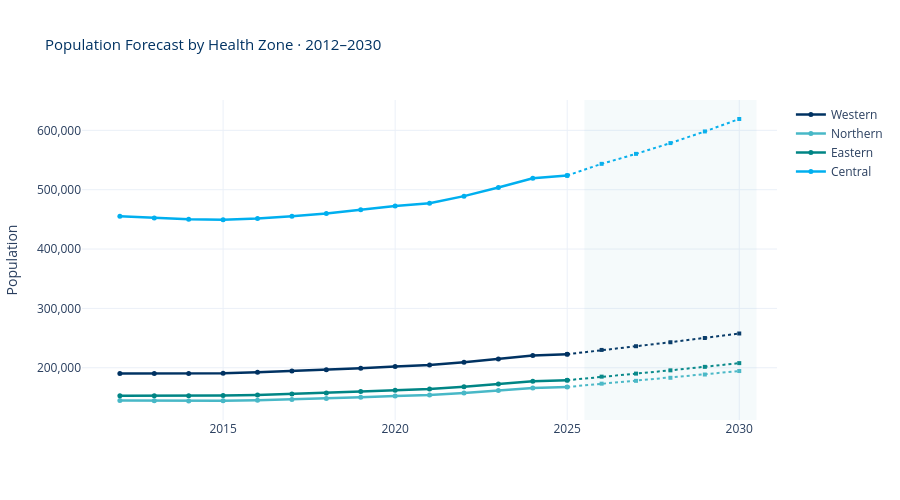

Here is the notebook cell this chart was saved with:
### Markdown cell above
<div style="border-left: 4px solid #0058A4; padding: 10px 15px; margin: 10px 0; background-color: rgba(0,88,164,0.05); border-radius: 4px;">

**📈 Zone Population Forecast — The Big Picture by Region**

This interactive line chart shows all 4 zones together:
- **Solid lines with dots** = observed (2012–2025)
- **Dotted lines with squares** = projected (2026–2030)
- **Shaded region** = forecast zone

**Hover** over any point to see the exact population for that zone and year.

**What to look for:**
- Is **Central** pulling away from the other three zones? (Growing faster)
- Are **rural zones** growing at all, or flatlining?
- The **gap** between Central and the others tells you about urbanisation pressure

</div>

### Code cell
# ══════════════════════════════════════════════════════════════════════════════
# INTERACTIVE ZONE FORECAST — Plotly
# ══════════════════════════════════════════════════════════════════════════════

fig = go.Figure()
for zone in zones:
    zt = zone_totals_proj.loc[zone].sort_index()
    obs = zt[zt.index <= 2025]
    fcast = zt[zt.index >= 2025]
    
    fig.add_trace(go.Scatter(x=obs.index, y=obs.values, mode='lines+markers',
        name=zone, line=dict(color=ZONE_COLORS[zone], width=2.5),
        marker=dict(size=5), hovertemplate=f'{zone}<br>%{{x}}: %{{y:,}}<extra></extra>'))
    fig.add_trace(go.Scatter(x=fcast.index, y=fcast.values, mode='lines+markers',
        name=f'{zone} (proj)', line=dict(color=ZONE_COLORS[zone], width=2, dash='dot'),
        marker=dict(size=4, symbol='square'), showlegend=False,
        hovertemplate=f'{zone} proj<br>%{{x}}: %{{y:,}}<extra></extra>'))

fig.add_vrect(x0=2025.5, x1=2030.5, fillcolor=NS['slate_blue'], opacity=0.08, line_width=0)

fig.update_layout(
    title=dict(text='Population Forecast by Health Zone · 2012–2030',
               font=dict(size=15, color=NS['deep_blue'])),
    yaxis_title='Population', yaxis_tickformat=',',
    template='plotly_white', height=500, hovermode='x unified',
)
fig.show()

### Figure 1 — Plotly figure (JSON) as saved in the notebook; plotly's stock layout.template omitted (floating-point values rounded to 4 significant figures)
{"data": [{"hovertemplate": "Western<br>%{x}: %{y:,}<extra></extra>", "line": {"color": "#003262", "width": 2.5}, "marker": {"size": 5}, "mode": "lines+markers", "name": "Western", "type": "scatter", "x": [2012, 2013, 2014, 2015, 2016, 2017, 2018, 2019, 2020, 2021, 2022, 2023, 2024, 2025], "y": [190389, 190274, 190412, 190796, 192234, 194306, 196493, 199338, 202179, 204564, 209354, 214900, 220465, 222729]}, {"hovertemplate": "Western proj<br>%{x}: %{y:,}<extra></extra>", "line": {"color": "#003262", "dash": "dot", "width": 2}, "marker": {"size": 4, "symbol": "square"}, "mode": "lines+markers", "name": "Western (proj)", "showlegend": false, "type": "scatter", "x": [2025, 2026, 2027, 2028, 2029, 2030], "y": [222729, 230013, 236257, 242954, 250101, 257707]}, {"hovertemplate": "Northern<br>%{x}: %{y:,}<extra></extra>", "line": {"color": "#48B8C7", "width": 2.5}, "marker": {"size": 5}, "mode": "lines+markers", "name": "Northern", "type": "scatter", "x": [2012, 2013, 2014, 2015, 2016, 2017, 2018, 2019, 2020, 2021, 2022, 2023, 2024, 2025], "y": [144607, 144285, 144163, 144274, 145208, 146628, 148149, 150198, 152235, 153886, 157485, 161718, 165962, 167599]}, {"hovertemplate": "Northern proj<br>%{x}: %{y:,}<extra></extra>", "line": {"color": "#48B8C7", "dash": "dot", "width": 2}, "marker": {"size": 4, "symbol": "square"}, "mode": "lines+markers", "name": "Northern (proj)", "showlegend": false, "type": "scatter", "x": [2025, 2026, 2027, 2028, 2029, 2030], "y": [167599, 173160, 177935, 183070, 188570, 194433]}, {"hovertemplate": "Eastern<br>%{x}: %{y:,}<extra></extra>", "line": {"color": "#008585", "width": 2.5}, "marker": {"size": 5}, "mode": "lines+markers", "name": "Eastern", "type": "scatter", "x": [2012, 2013, 2014, 2015, 2016, 2017, 2018, 2019, 2020, 2021, 2022, 2023, 2024, 2025], "y": [152914, 152728, 152763, 153033, 154173, 155832, 157600, 159923, 162216, 164112, 168015, 172561, 177182, 178980]}, {"hovertemplate": "Eastern proj<br>%{x}: %{y:,}<extra></extra>", "line": {"color": "#008585", "dash": "dot", "width": 2}, "marker": {"size": 4, "symbol": "square"}, "mode": "lines+markers", "name": "Eastern (proj)", "showlegend": false, "type": "scatter", "x": [2025, 2026, 2027, 2028, 2029, 2030], "y": [178980, 184977, 190110, 195617, 201504, 207767]}, {"hovertemplate": "Central<br>%{x}: %{y:,}<extra></extra>", "line": {"color": "#00AFEF", "width": 2.5}, "marker": {"size": 5}, "mode": "lines+markers", "name": "Central", "type": "scatter", "x": [2012, 2013, 2014, 2015, 2016, 2017, 2018, 2019, 2020, 2021, 2022, 2023, 2024, 2025], "y": [455232, 452500, 450404, 449294, 451347, 455373, 459814, 466316, 472517, 477325, 489161, 503801, 519139, 523916]}, {"hovertemplate": "Central proj<br>%{x}: %{y:,}<extra></extra>", "line": {"color": "#00AFEF", "dash": "dot", "width": 2}, "marker": {"size": 4, "symbol": "square"}, "mode": "lines+markers", "name": "Central (proj)", "showlegend": false, "type": "scatter", "x": [2025, 2026, 2027, 2028, 2029, 2030], "y": [523916, 543576, 560380, 578571, 598160, 619141]}], "layout": {"height": 500, "hovermode": "x unified", "shapes": [{"fillcolor": "#85BACD", "line": {"width": 0}, "opacity": 0.08, "type": "rect", "x0": 2026.0, "x1": 2030.0, "xref": "x", "y0": 0, "y1": 1, "yref": "y domain"}], "title": {"font": {"color": "#003262", "size": 15}, "text": "Population Forecast by Health Zone · 2012–2030"}, "yaxis": {"tickformat": ",", "title": {"text": "Population"}}}}
